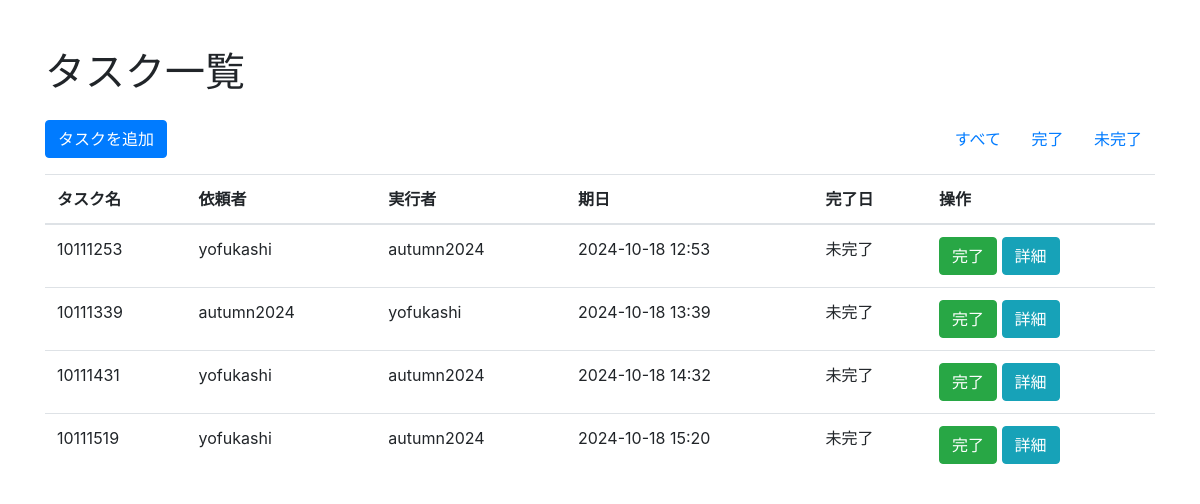
The app's page /task_list?filter=incomplete with its own data.
### models.py (models this page shows)
class Task(db.Model):
    id = db.Column(db.Integer, primary_key=True)
    title = db.Column(db.String(100), nullable=False)
    due_date = db.Column(db.DateTime, nullable=False)
    requester_id = db.Column(db.Integer, db.ForeignKey('user.id'), nullable=False)
    assignee_id = db.Column(db.Integer, db.ForeignKey('user.id'), nullable=False)
    remind_start_date = db.Column(db.DateTime, nullable=False)
    remind_interval = db.Column(db.String(10), nullable=False)
    is_completed = db.Column(db.Boolean, default=False)
    completed_at = db.Column(db.DateTime, nullable=True)
    last_remind_time = db.Column(db.DateTime, nullable=True)  # 追加されたフィールド
    requester = db.relationship('User', foreign_keys=[requester_id], backref='requested_tasks')
    assignee = db.relationship('User', foreign_keys=[assignee_id], backref='assigned_tasks')
    comments = db.relationship('Comment', backref='task', lazy=True)

class User(db.Model):
    id = db.Column(db.Integer, primary_key=True)
    username = db.Column(db.String(100), unique=True, nullable=False)
    email = db.Column(db.String(120), unique=True, nullable=False)
    team_id = db.Column(db.Integer, db.ForeignKey('team.id'), nullable=False)

### routes.py (the view)
@main.route('/task_list')
def task_list():
    filter = request.args.get('filter', 'all')  # デフォルトは 'all'
    if filter == 'completed':
        tasks = Task.query.filter_by(is_completed=True).all()  # 完了したタスクを取得
    elif filter == 'incomplete':
        tasks = Task.query.filter_by(is_completed=False).all()  # 未完了のタスクを取得
    else:
        tasks = Task.query.all()  # 全てのタスクを取得
    return render_template('task_list.html', tasks=tasks, filter=filter)

### templates/task_list.html (shortened to what this page needs)
<!DOCTYPE html>
<html lang="ja">
<head>
    <link rel="stylesheet" href="https://stackpath.bootstrapcdn.com/bootstrap/4.5.2/css/bootstrap.min.css">
</head>
<body>
    <div class="container mt-5">
        <h1 class="mb-4">タスク一覧</h1>
        <div class="d-flex justify-content-between mb-3">
            <a href="{{ url_for('main.index') }}" class="btn btn-primary">タスクを追加</a>
            <div>
                <a href="{{ url_for('main.task_list', filter='all') }}" class="btn btn-link">すべて</a>
                <a href="{{ url_for('main.task_list', filter='completed') }}" class="btn btn-link">完了</a>
                <a href="{{ url_for('main.task_list', filter='incomplete') }}" class="btn btn-link">未完了</a>
            </div>
        </div>
        <table class="table">
            <thead>
                <tr>
                    <th>タスク名</th>
                    <th>依頼者</th>
                    <th>実行者</th>
                    <th>期日</th>
                    <th>完了日</th>
                    <th>操作</th>
                </tr>
            </thead>
            <tbody>
                {% for task in tasks %}
                <tr>
                    <td>{{ task.title }}</td>
                    <td>{{ task.requester.username }}</td>
                    <td>{{ task.assignee.username }}</td>
                    <td>{{ task.due_date.strftime('%Y-%m-%d %H:%M') }}</td>
                    <td>
                        {% if task.completed_at %}
                            {{ task.completed_at.strftime('%Y-%m-%d %H:%M') }}
                        {% else %}
                            未完了
                        {% endif %}
                    </td>
                    <td>
                        <form action="{{ url_for('main.complete_task', task_id=task.id) }}" method="POST" style="display:inline;">
                            <button type="submit" class="btn btn-success">完了</button>
                        </form>
                        <a href="{{ url_for('main.task_detail', task_id=task.id) }}" class="btn btn-info">詳細</a>
                    </td>
                </tr>
                {% endfor %}
            </tbody>
        </table>
    </div>
</body>
</html>

### records on screen
Task: title "10111253", requester.username "yofukashi", assignee.username "autumn2024", due_date "2024-10-18 12:53", shows "未完了"
Task: title "10111339", requester.username "autumn2024", assignee.username "yofukashi", due_date "2024-10-18 13:39", shows "未完了"
Task: title "10111431", requester.username "yofukashi", assignee.username "autumn2024", due_date "2024-10-18 14:32", shows "未完了"
Task: title "10111519", requester.username "yofukashi", assignee.username "autumn2024", due_date "2024-10-18 15:20", shows "未完了"
